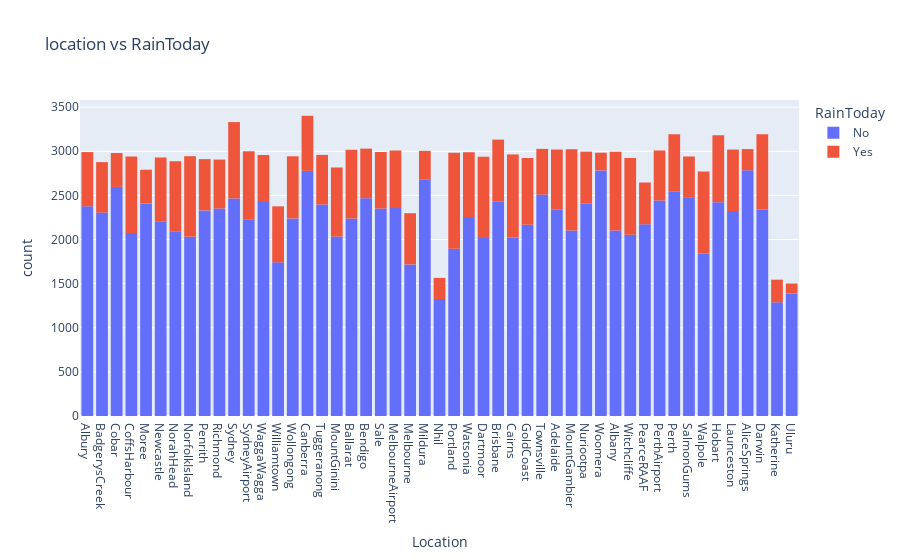

Here is the notebook cell this chart was saved with:
### Code cell
px.histogram(raw_df, x='Location', title="location vs RainToday", color='RainToday')

### Figure 1 — Plotly figure (JSON) as saved in the notebook; plotly's stock layout.template omitted (floating-point values rounded to 4 significant figures; data arrays with more than 128 entries replaced by an {"elided": "..."} marker saying what was removed)
{"data": [{"alignmentgroup": "True", "bingroup": "x", "hovertemplate": "RainToday=No<br>Location=%{x}<br>count=%{y}<extra></extra>", "legendgroup": "No", "marker": {"color": "#636efa", "pattern": {"shape": ""}}, "name": "No", "offsetgroup": "No", "orientation": "v", "showlegend": true, "type": "histogram", "x": {"elided": "109332 str values"}, "xaxis": "x", "yaxis": "y"}, {"alignmentgroup": "True", "bingroup": "x", "hovertemplate": "RainToday=Yes<br>Location=%{x}<br>count=%{y}<extra></extra>", "legendgroup": "Yes", "marker": {"color": "#EF553B", "pattern": {"shape": ""}}, "name": "Yes", "offsetgroup": "Yes", "orientation": "v", "showlegend": true, "type": "histogram", "x": {"elided": "31455 str values"}, "xaxis": "x", "yaxis": "y"}], "layout": {"barmode": "relative", "legend": {"title": {"text": "RainToday"}, "tracegroupgap": 0}, "title": {"text": "location vs RainToday"}, "xaxis": {"anchor": "y", "domain": [0, 1], "title": {"text": "Location"}}, "yaxis": {"anchor": "x", "domain": [0, 1], "title": {"text": "count"}}}}
